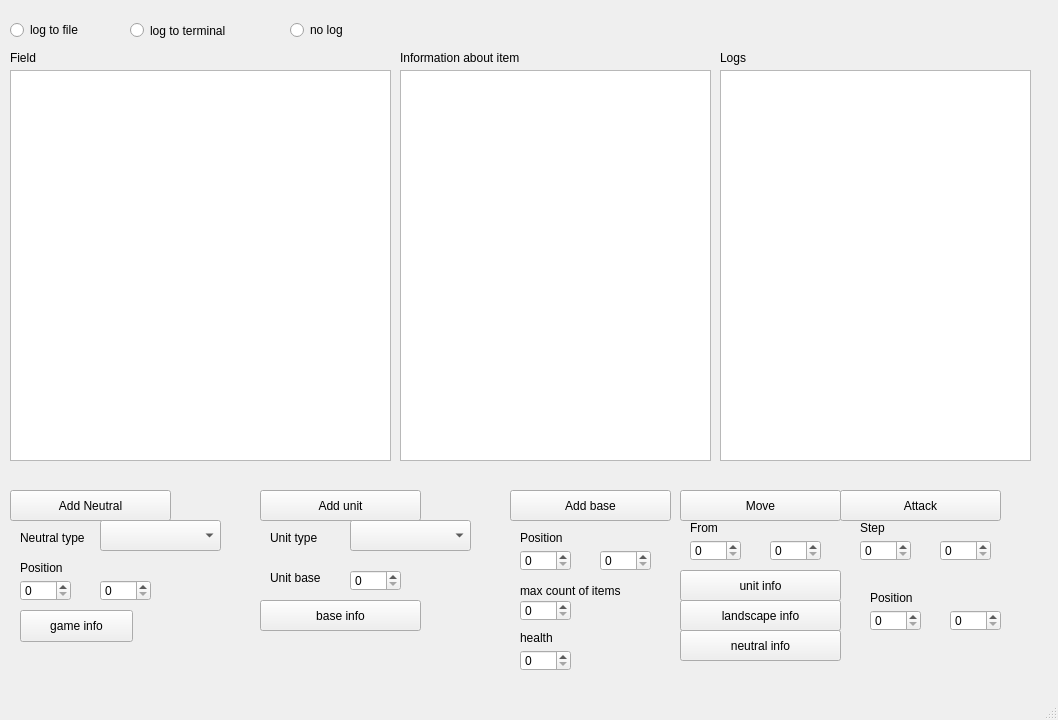
<?xml version="1.0" encoding="UTF-8"?>
<ui version="4.0">
 <class>MainWindow</class>
 <widget class="QMainWindow" name="MainWindow">
  <property name="geometry">
   <rect>
    <x>0</x>
    <y>0</y>
    <width>1058</width>
    <height>720</height>
   </rect>
  </property>
  <property name="windowTitle">
   <string>MainWindow</string>
  </property>
  <widget class="QWidget" name="centralwidget">
   <widget class="QTextEdit" name="fieldWindow">
    <property name="geometry">
     <rect>
      <x>10</x>
      <y>70</y>
      <width>381</width>
      <height>391</height>
     </rect>
    </property>
   </widget>
   <widget class="QTextEdit" name="infoWindow">
    <property name="geometry">
     <rect>
      <x>400</x>
      <y>70</y>
      <width>311</width>
      <height>391</height>
     </rect>
    </property>
   </widget>
   <widget class="QTextEdit" name="logWindow">
    <property name="geometry">
     <rect>
      <x>720</x>
      <y>70</y>
      <width>311</width>
      <height>391</height>
     </rect>
    </property>
   </widget>
   <widget class="QLabel" name="labelField">
    <property name="geometry">
     <rect>
      <x>10</x>
      <y>50</y>
      <width>59</width>
      <height>16</height>
     </rect>
    </property>
    <property name="text">
     <string>Field</string>
    </property>
   </widget>
   <widget class="QLabel" name="labelInfo">
    <property name="geometry">
     <rect>
      <x>400</x>
      <y>50</y>
      <width>201</width>
      <height>16</height>
     </rect>
    </property>
    <property name="text">
     <string>Information about item</string>
    </property>
   </widget>
   <widget class="QLabel" name="labelLog">
    <property name="geometry">
     <rect>
      <x>720</x>
      <y>50</y>
      <width>59</width>
      <height>16</height>
     </rect>
    </property>
    <property name="text">
     <string>Logs</string>
    </property>
   </widget>
   <widget class="QPushButton" name="gameInfoButton">
    <property name="geometry">
     <rect>
      <x>20</x>
      <y>610</y>
      <width>113</width>
      <height>32</height>
     </rect>
    </property>
    <property name="text">
     <string>game info</string>
    </property>
   </widget>
   <widget class="QPushButton" name="addNeutralButton">
    <property name="geometry">
     <rect>
      <x>10</x>
      <y>490</y>
      <width>161</width>
      <height>31</height>
     </rect>
    </property>
    <property name="text">
     <string>Add Neutral</string>
    </property>
   </widget>
   <widget class="QLabel" name="labelNeutralType">
    <property name="geometry">
     <rect>
      <x>20</x>
      <y>530</y>
      <width>81</width>
      <height>16</height>
     </rect>
    </property>
    <property name="text">
     <string>Neutral type</string>
    </property>
   </widget>
   <widget class="QLabel" name="labelPosNeutral">
    <property name="geometry">
     <rect>
      <x>20</x>
      <y>560</y>
      <width>59</width>
      <height>16</height>
     </rect>
    </property>
    <property name="text">
     <string>Position</string>
    </property>
   </widget>
   <widget class="QSpinBox" name="posNeutralX">
    <property name="geometry">
     <rect>
      <x>20</x>
      <y>580</y>
      <width>51</width>
      <height>21</height>
     </rect>
    </property>
   </widget>
   <widget class="QSpinBox" name="posNeutralY">
    <property name="geometry">
     <rect>
      <x>100</x>
      <y>580</y>
      <width>51</width>
      <height>21</height>
     </rect>
    </property>
   </widget>
   <widget class="QPushButton" name="addUnitButton">
    <property name="geometry">
     <rect>
      <x>260</x>
      <y>490</y>
      <width>161</width>
      <height>31</height>
     </rect>
    </property>
    <property name="text">
     <string>Add unit</string>
    </property>
   </widget>
   <widget class="QLabel" name="labelUnitType">
    <property name="geometry">
     <rect>
      <x>270</x>
      <y>530</y>
      <width>81</width>
      <height>16</height>
     </rect>
    </property>
    <property name="text">
     <string>Unit type</string>
    </property>
   </widget>
   <widget class="QSpinBox" name="posBaseY">
    <property name="geometry">
     <rect>
      <x>600</x>
      <y>550</y>
      <width>51</width>
      <height>21</height>
     </rect>
    </property>
   </widget>
   <widget class="QPushButton" name="addBaseButton">
    <property name="geometry">
     <rect>
      <x>510</x>
      <y>490</y>
      <width>161</width>
      <height>31</height>
     </rect>
    </property>
    <property name="text">
     <string>Add base</string>
    </property>
   </widget>
   <widget class="QSpinBox" name="posBaseX">
    <property name="geometry">
     <rect>
      <x>520</x>
      <y>550</y>
      <width>51</width>
      <height>21</height>
     </rect>
    </property>
   </widget>
   <widget class="QLabel" name="labelPosBase">
    <property name="geometry">
     <rect>
      <x>520</x>
      <y>530</y>
      <width>59</width>
      <height>16</height>
     </rect>
    </property>
    <property name="text">
     <string>Position</string>
    </property>
   </widget>
   <widget class="QPushButton" name="moveButton">
    <property name="geometry">
     <rect>
      <x>680</x>
      <y>490</y>
      <width>161</width>
      <height>31</height>
     </rect>
    </property>
    <property name="text">
     <string>Move</string>
    </property>
   </widget>
   <widget class="QPushButton" name="attackButton">
    <property name="geometry">
     <rect>
      <x>840</x>
      <y>490</y>
      <width>161</width>
      <height>31</height>
     </rect>
    </property>
    <property name="text">
     <string>Attack</string>
    </property>
   </widget>
   <widget class="QLabel" name="labelStep">
    <property name="geometry">
     <rect>
      <x>860</x>
      <y>520</y>
      <width>59</width>
      <height>16</height>
     </rect>
    </property>
    <property name="text">
     <string>Step</string>
    </property>
   </widget>
   <widget class="QSpinBox" name="stepX">
    <property name="geometry">
     <rect>
      <x>860</x>
      <y>540</y>
      <width>51</width>
      <height>21</height>
     </rect>
    </property>
   </widget>
   <widget class="QSpinBox" name="stepY">
    <property name="geometry">
     <rect>
      <x>940</x>
      <y>540</y>
      <width>51</width>
      <height>21</height>
     </rect>
    </property>
   </widget>
   <widget class="QLabel" name="labelMaxCountOfItems">
    <property name="geometry">
     <rect>
      <x>520</x>
      <y>580</y>
      <width>131</width>
      <height>21</height>
     </rect>
    </property>
    <property name="text">
     <string>max count of items</string>
    </property>
   </widget>
   <widget class="QSpinBox" name="maxCountOfItems">
    <property name="geometry">
     <rect>
      <x>520</x>
      <y>600</y>
      <width>51</width>
      <height>21</height>
     </rect>
    </property>
   </widget>
   <widget class="QLabel" name="labelHealth">
    <property name="geometry">
     <rect>
      <x>520</x>
      <y>630</y>
      <width>59</width>
      <height>16</height>
     </rect>
    </property>
    <property name="text">
     <string>health</string>
    </property>
   </widget>
   <widget class="QSpinBox" name="health">
    <property name="geometry">
     <rect>
      <x>520</x>
      <y>650</y>
      <width>51</width>
      <height>21</height>
     </rect>
    </property>
   </widget>
   <widget class="QLabel" name="labelUnitBase">
    <property name="geometry">
     <rect>
      <x>270</x>
      <y>570</y>
      <width>59</width>
      <height>16</height>
     </rect>
    </property>
    <property name="text">
     <string>Unit base</string>
    </property>
   </widget>
   <widget class="QSpinBox" name="baseNum">
    <property name="geometry">
     <rect>
      <x>350</x>
      <y>570</y>
      <width>51</width>
      <height>21</height>
     </rect>
    </property>
   </widget>
   <widget class="QPushButton" name="unitInfoButton">
    <property name="geometry">
     <rect>
      <x>680</x>
      <y>570</y>
      <width>161</width>
      <height>31</height>
     </rect>
    </property>
    <property name="text">
     <string>unit info</string>
    </property>
   </widget>
   <widget class="QPushButton" name="landInfoButton">
    <property name="geometry">
     <rect>
      <x>680</x>
      <y>600</y>
      <width>161</width>
      <height>31</height>
     </rect>
    </property>
    <property name="text">
     <string>landscape info</string>
    </property>
   </widget>
   <widget class="QPushButton" name="neutralInfoButton">
    <property name="geometry">
     <rect>
      <x>680</x>
      <y>630</y>
      <width>161</width>
      <height>31</height>
     </rect>
    </property>
    <property name="text">
     <string>neutral info</string>
    </property>
   </widget>
   <widget class="QPushButton" name="baseInfoButton">
    <property name="geometry">
     <rect>
      <x>260</x>
      <y>600</y>
      <width>161</width>
      <height>31</height>
     </rect>
    </property>
    <property name="text">
     <string>base info</string>
    </property>
   </widget>
   <widget class="QLabel" name="labelPosForInfo">
    <property name="geometry">
     <rect>
      <x>870</x>
      <y>590</y>
      <width>59</width>
      <height>16</height>
     </rect>
    </property>
    <property name="text">
     <string>Position</string>
    </property>
   </widget>
   <widget class="QSpinBox" name="posForInfoX">
    <property name="geometry">
     <rect>
      <x>870</x>
      <y>610</y>
      <width>51</width>
      <height>21</height>
     </rect>
    </property>
   </widget>
   <widget class="QSpinBox" name="posForInfoY">
    <property name="geometry">
     <rect>
      <x>950</x>
      <y>610</y>
      <width>51</width>
      <height>21</height>
     </rect>
    </property>
   </widget>
   <widget class="QComboBox" name="typesOfNeutrals">
    <property name="geometry">
     <rect>
      <x>100</x>
      <y>520</y>
      <width>121</width>
      <height>31</height>
     </rect>
    </property>
   </widget>
   <widget class="QComboBox" name="typesOfUnits">
    <property name="geometry">
     <rect>
      <x>350</x>
      <y>520</y>
      <width>121</width>
      <height>31</height>
     </rect>
    </property>
   </widget>
   <widget class="QSpinBox" name="fromX">
    <property name="geometry">
     <rect>
      <x>690</x>
      <y>540</y>
      <width>51</width>
      <height>21</height>
     </rect>
    </property>
   </widget>
   <widget class="QSpinBox" name="fromY">
    <property name="geometry">
     <rect>
      <x>770</x>
      <y>540</y>
      <width>51</width>
      <height>21</height>
     </rect>
    </property>
   </widget>
   <widget class="QLabel" name="labelFrom">
    <property name="geometry">
     <rect>
      <x>690</x>
      <y>520</y>
      <width>59</width>
      <height>16</height>
     </rect>
    </property>
    <property name="text">
     <string>From</string>
    </property>
   </widget>
   <widget class="QRadioButton" name="logToFile">
    <property name="geometry">
     <rect>
      <x>10</x>
      <y>20</y>
      <width>100</width>
      <height>20</height>
     </rect>
    </property>
    <property name="text">
     <string>log to file</string>
    </property>
   </widget>
   <widget class="QRadioButton" name="logToTerminal">
    <property name="geometry">
     <rect>
      <x>130</x>
      <y>20</y>
      <width>121</width>
      <height>21</height>
     </rect>
    </property>
    <property name="text">
     <string>log to terminal</string>
    </property>
   </widget>
   <widget class="QRadioButton" name="noLogs">
    <property name="geometry">
     <rect>
      <x>290</x>
      <y>20</y>
      <width>100</width>
      <height>20</height>
     </rect>
    </property>
    <property name="text">
     <string>no log</string>
    </property>
   </widget>
  </widget>
  <widget class="QStatusBar" name="statusbar"/>
 </widget>
 <resources/>
 <connections/>
</ui>
